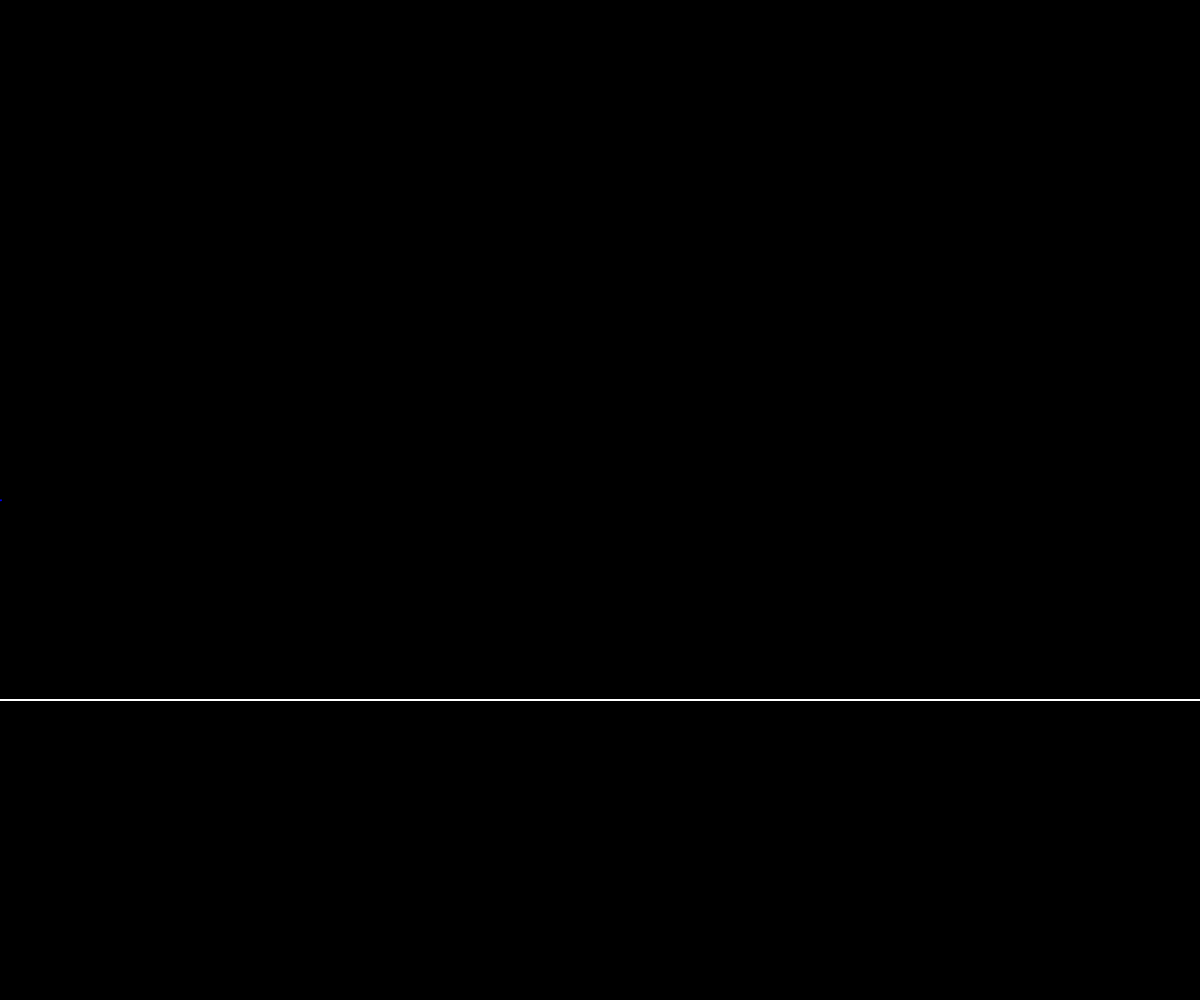
Frame 1 (no input)
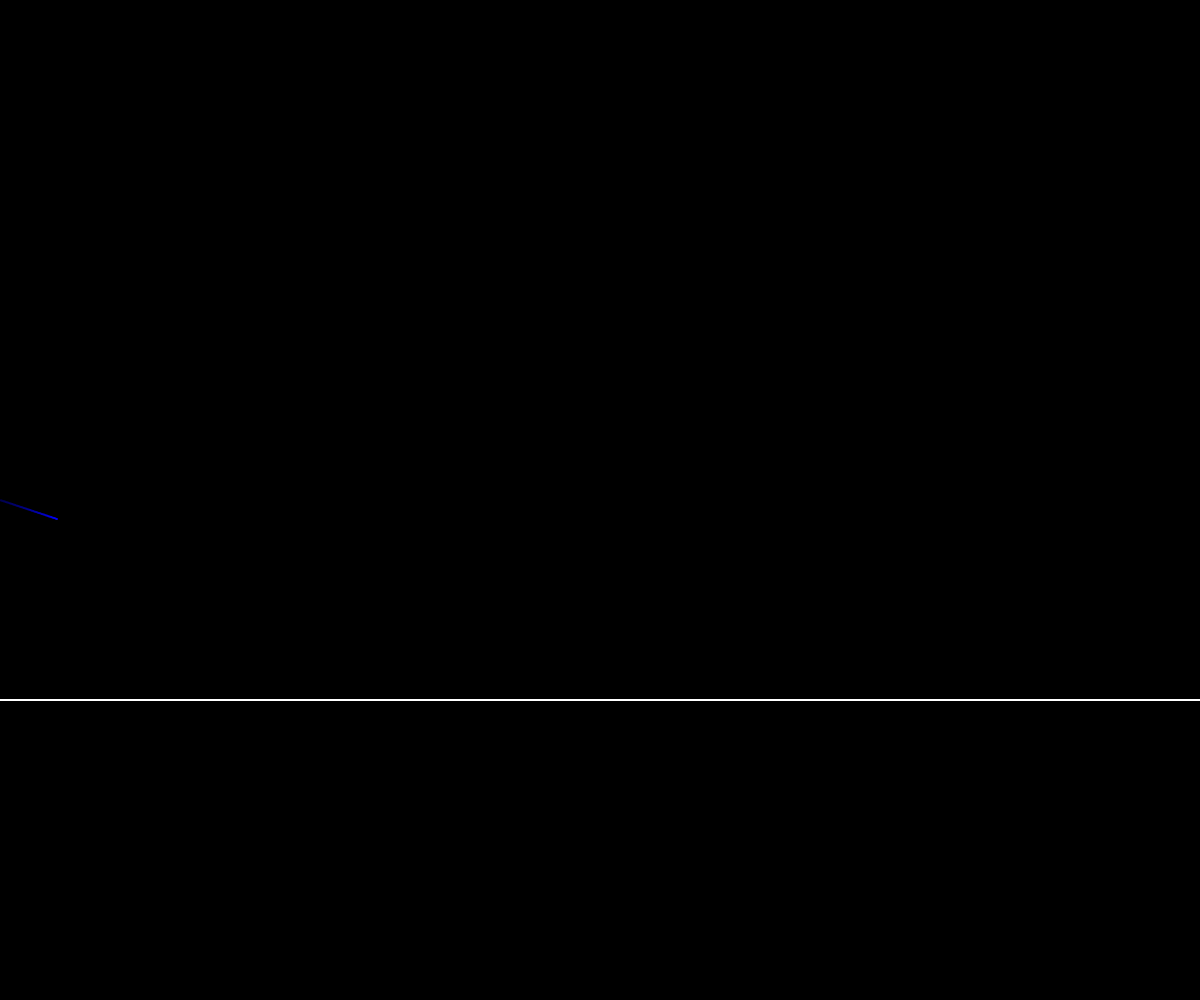
Frame 60 (no input)
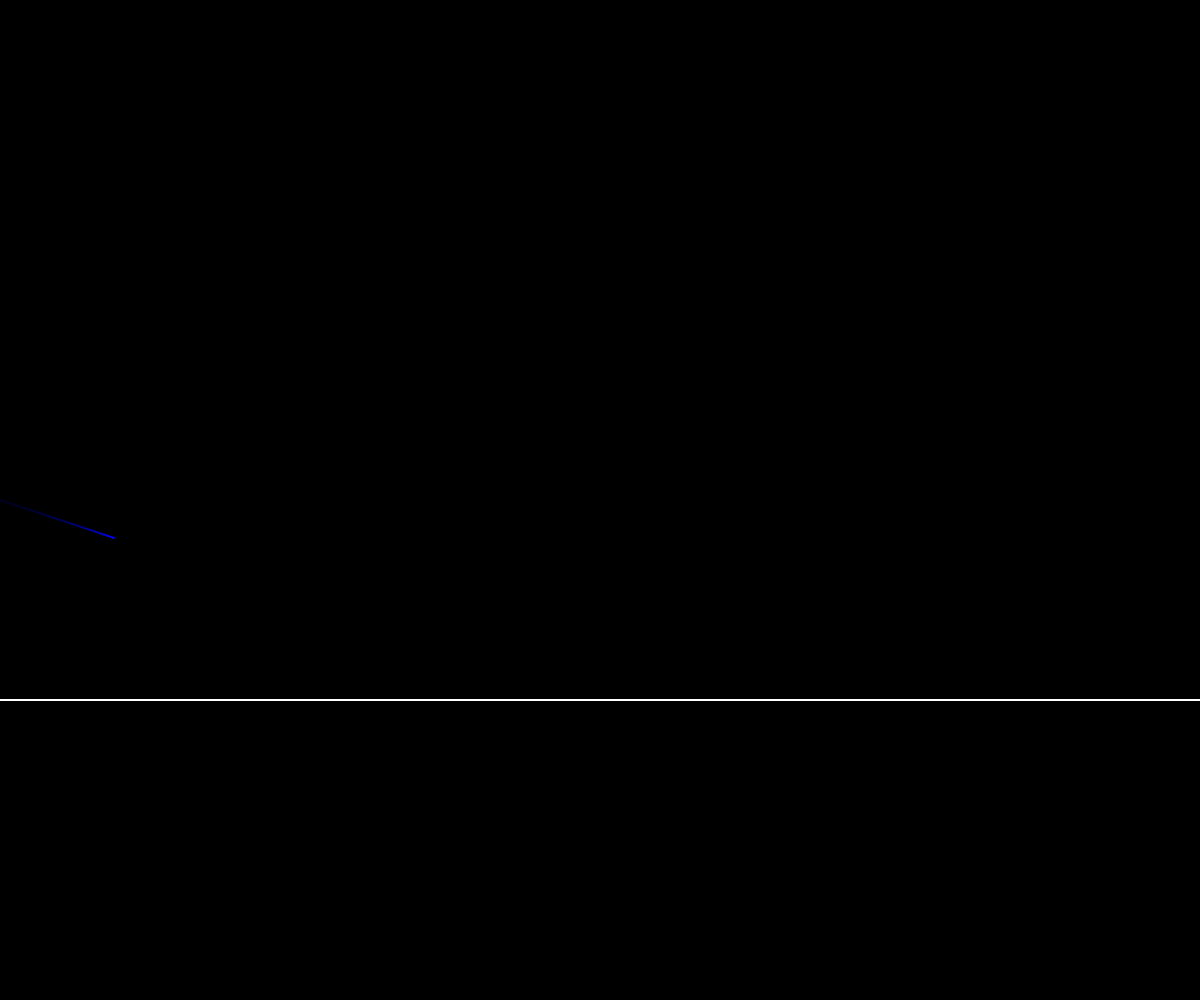
Frame 120 (the mouse pressed at the canvas centre since frame 60)

The p5.js sketch that drew these frames (run headless with seeded random() and noise() and a simulated clock; from frame 60 on, the mouse is pressed at the canvas centre):

// p5.js sketch
// ── sketch.js
let ls;
let coreY;

function setup() {
  createCanvas(windowWidth, windowHeight);
  
  this.ls = [];
  this.coreY = height * 0.7;
  this.ls.push(new Source(0, height/2, this.coreY));
  this.ls[0].setIndexes(0.11, 1.3);
  
  background(0);
  stroke(0, 0, 25);
  strokeWeight(2);
}

function draw() {
  background(0, 5);
  for (let i = 0; i < this.ls.length; i++) {
    this.ls[i].update();
    this.ls[i].show();
  }
  stroke(255);
  line(0, this.coreY, width, this.coreY);
}

function mouseClicked() {
  this.ls.push(new Source(mouseX, mouseY, this.coreY));
  this.ls[this.ls.length - 1].setIndexes(0.11, 1.3);
}
// ── Light.js
class Source {
  constructor(x, y, surfaceY) {
    this.pos = createVector(x, y);
    this.coreY = surfaceY;

    this.vel = p5.Vector.sub(createVector(width / 2, this.coreY), this.pos);
    this.vel.normalize();

    this.n1 = 1;
    this.n2 = 1;

    this.inClad = (y > surfaceY);
  }

  setVelocity(x, y) {
    this.vel.set(x, y);
  }

  setIndexes(n1, n2) {
    this.n1 = n1;
    this.n2 = n2;
  }

  update() {
    this.pos.add(this.vel);
    if (this.pos.y >= height) {
      this.pos.y = height - 1;
      this.vel.y *= -1;
    } else if (this.pos.y < 0) {
      this.pos.y = 1;
      this.vel.y *= -1;
    } else if (this.pos.x >= width) {
      this.pos.x = width - 1;
      this.vel.x *= -1;
    } else if (this.pos.x < 0) {
      this.pos.x = 1;
      this.vel.x *= -1;
    }
    // this.pos.add(this.vel);

    if (round(this.pos.y) > this.coreY && !this.inClad) {
      let theta1 = HALF_PI - this.vel.heading();
      let sin_theta2 = this.n1 * sin(theta1) / this.n2;
      
      if (sin_theta2 >= -1 && sin_theta2 <= 1) {
        // regular reflection
        stroke(255, 0, 0);
        
        let y = HALF_PI - asin(sin_theta2);
        this.vel.setHeading(y);
        
        this.inClad = true;
      } else {
        // total internal reflecton
        this.vel.y *= -1;
      }
    } else if (round(this.pos.y) < this.coreY && this.inClad) {
      let theta3 = HALF_PI - this.vel.heading();
      let sin_theta4 = this.n2 * sin(theta3) / this.n1;
      
      if (sin_theta4 >= -1 && sin_theta4 <= 1) {
        // regular reflection
        stroke(0, 0, 255);
        let w = HALF_PI - asin(sin_theta4);
        this.vel.setHeading(-w);
        
        this.inClad = false;
      } else {
        // total internal reflection
        this.vel.y *= -1;
      }
    }
  }

  show() {
    if (this.inClad) {
      stroke(255, 0, 0);
    } else {
      stroke(0, 0, 255);
    }
    point(this.pos.x, this.pos.y);
  }
}
